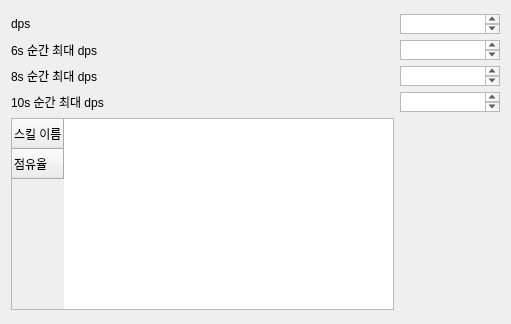
<?xml version="1.0" encoding="UTF-8"?>
<ui version="4.0">
 <class>Dialog</class>
 <widget class="QDialog" name="Dialog">
  <property name="windowModality">
   <enum>Qt::ApplicationModal</enum>
  </property>
  <property name="geometry">
   <rect>
    <x>0</x>
    <y>0</y>
    <width>511</width>
    <height>324</height>
   </rect>
  </property>
  <property name="windowTitle">
   <string>Dialog</string>
  </property>
  <layout class="QGridLayout" name="gridLayout_2">
   <item row="0" column="0">
    <layout class="QGridLayout" name="gridLayout">
     <item row="0" column="1">
      <widget class="QTextBrowser" name="dps_TB">
       <property name="sizePolicy">
        <sizepolicy hsizetype="Expanding" vsizetype="Fixed">
         <horstretch>0</horstretch>
         <verstretch>0</verstretch>
        </sizepolicy>
       </property>
       <property name="maximumSize">
        <size>
         <width>100</width>
         <height>20</height>
        </size>
       </property>
      </widget>
     </item>
     <item row="1" column="0">
      <widget class="QLabel" name="label_2">
       <property name="text">
        <string>6s 순간 최대 dps</string>
       </property>
      </widget>
     </item>
     <item row="3" column="1">
      <widget class="QTextBrowser" name="dps10_TB">
       <property name="sizePolicy">
        <sizepolicy hsizetype="Expanding" vsizetype="Fixed">
         <horstretch>0</horstretch>
         <verstretch>0</verstretch>
        </sizepolicy>
       </property>
       <property name="maximumSize">
        <size>
         <width>100</width>
         <height>20</height>
        </size>
       </property>
      </widget>
     </item>
     <item row="0" column="0">
      <widget class="QLabel" name="label">
       <property name="text">
        <string>dps</string>
       </property>
      </widget>
     </item>
     <item row="1" column="1">
      <widget class="QTextBrowser" name="dps6_TB">
       <property name="sizePolicy">
        <sizepolicy hsizetype="Expanding" vsizetype="Fixed">
         <horstretch>0</horstretch>
         <verstretch>0</verstretch>
        </sizepolicy>
       </property>
       <property name="maximumSize">
        <size>
         <width>100</width>
         <height>20</height>
        </size>
       </property>
      </widget>
     </item>
     <item row="2" column="1">
      <widget class="QTextBrowser" name="dps8_TB">
       <property name="sizePolicy">
        <sizepolicy hsizetype="Expanding" vsizetype="Fixed">
         <horstretch>0</horstretch>
         <verstretch>0</verstretch>
        </sizepolicy>
       </property>
       <property name="maximumSize">
        <size>
         <width>100</width>
         <height>20</height>
        </size>
       </property>
      </widget>
     </item>
     <item row="2" column="0">
      <widget class="QLabel" name="label_3">
       <property name="text">
        <string>8s 순간 최대 dps</string>
       </property>
      </widget>
     </item>
     <item row="3" column="0">
      <widget class="QLabel" name="label_4">
       <property name="text">
        <string>10s 순간 최대 dps</string>
       </property>
      </widget>
     </item>
     <item row="4" column="0">
      <widget class="QTableWidget" name="share_TW">
       <property name="sizePolicy">
        <sizepolicy hsizetype="Expanding" vsizetype="Minimum">
         <horstretch>0</horstretch>
         <verstretch>0</verstretch>
        </sizepolicy>
       </property>
       <property name="maximumSize">
        <size>
         <width>16777215</width>
         <height>192</height>
        </size>
       </property>
       <row>
        <property name="text">
         <string>스킬 이름</string>
        </property>
       </row>
       <row>
        <property name="text">
         <string>점유율</string>
        </property>
       </row>
      </widget>
     </item>
    </layout>
   </item>
  </layout>
 </widget>
 <resources/>
 <connections/>
</ui>
